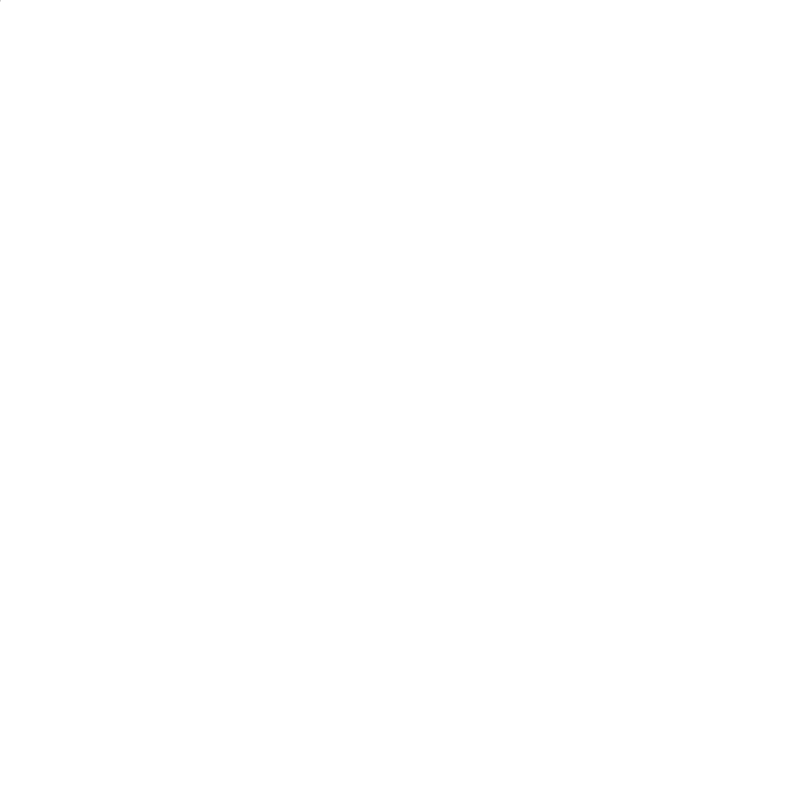
Frame 1 (no input)
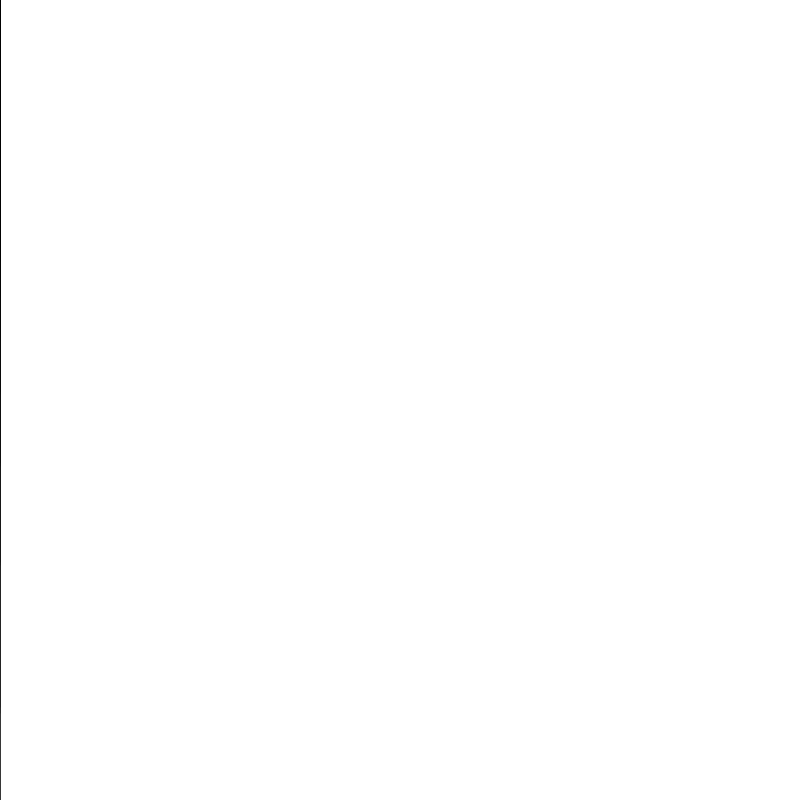
Frame 60 (the mouse pressed at the canvas centre just before this capture)
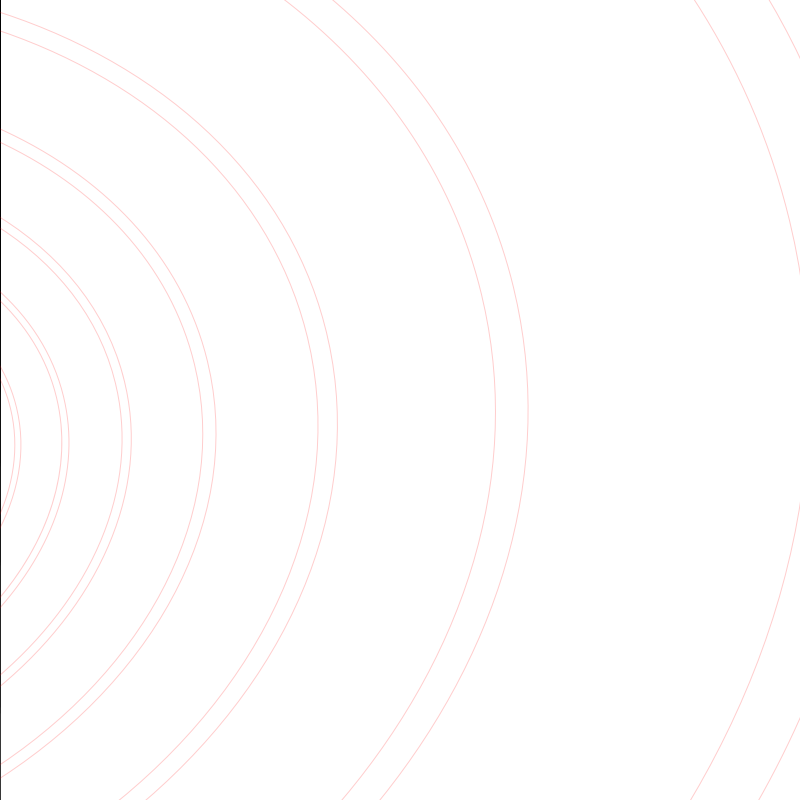
Frame 120 (the mouse held since frame 60 and released just before this capture)

The Processing sketch that drew these frames (run headless with seeded random() and noise(); from frame 60 on, the mouse is pressed at the canvas centre):

// Processing sketch: processing_30718
// ── processing_30718.pde

	

float llb;

void setup() {
  
  size(800,800);
  smooth();
  background(255,255,255);
  llb=5;
}

void draw() {
 
// fill(random(100,255),random(200,255),random(200,255), 2); 
 //rect(0,0, 1000,1000); 
 // background(255,255,255);


 
// translate(400,400);
 
//fill(25,0,0,0);
  //stroke(0,0,50);
   //rotate( mouseX/60.0);
   
  //ellipse(0,0,200,300 );
 
   //noFill();
  stroke(mouseY,0,0,50);
  rotate( mouseX/300.0);
  ellipse(mouseX,mouseY,mouseX*tan(llb/300),300*tan(llb/500)  );
  llb=llb + 6;
  //ellipse(mouseX,mouseY,100*sin(llb/200),100*sin(llb/200)  );
  llb=llb + 8;
  stroke(11,113,46);
 //ellipse(mouseX,mouseY,200*cos(llb/50),200*cos(llb/50)  );
  llb=llb + 4;
  stroke(mouseX,11,0,0);
  
    rotate(mouseX/30.2);
 translate(20,20);
 //ellipse(100,100,20,10);
 rotate(millis()/500.0);
 

noFill();
  stroke(0,0,0);
  //ellipse(200,200,300*cos(llb/300),300*cos(llb/5)  );
  llb=llb + 6;
  //ellipse(600,600,100*tan(llb/100),100*tan(llb/2) );
  llb=llb + 4;
//line(400 + llb/2,50, 50*cos(llb/12),100);
llb=llb -2;
 
  }
  
  


void mouseClicked() {
  background(255);
 // save("imagem.png");
 // endRecord();
  //exit();
}
